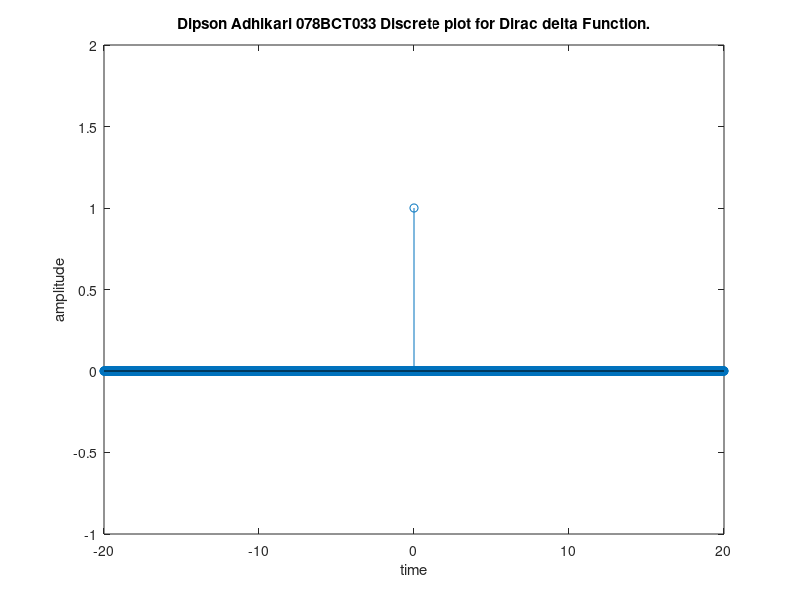

This figure's MATLAB source:
clc
clear all
close all
t=-20:0.01:20;
a=length(t);
x=1;
while x<=a
 if t(x)==0
 u(x)=1;
 else u(x)=0;
 end
 x=x+1;
end
stem(t,u);
axis([-20 20 -1 2])
xlabel('time');
ylabel('amplitude');
title('Dipson Adhikari 078BCT033 Discrete plot for Dirac delta Function.');
